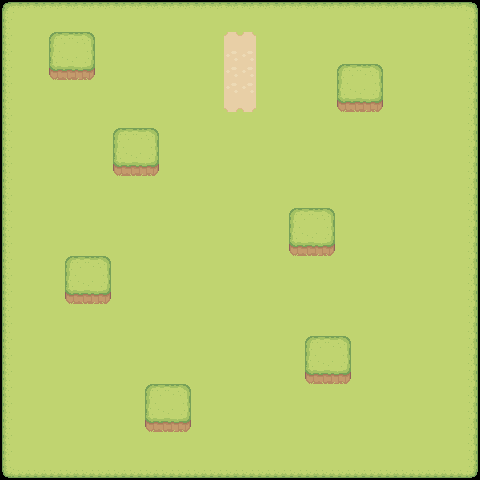

Rendered tile map (Tiled .tmx) drawn with the repository's tilesets; below, a short description and the map source with its tile grids summarised:
An orthogonal 30x30 tile map with 16x16 px tiles, 3 tile layers (GrassLayer, HillsLayer, GardenPlotLayer), 3 tilesets and 10 objects.

<map version="1.8" tiledversion="1.8.0" orientation="orthogonal" renderorder="right-down" width="30" height="30" tilewidth="16" tileheight="16" infinite="0" nextlayerid="5" nextobjectid="15">
 <editorsettings>
  <export target="../public/tiles/main-map.json" format="json" />
 </editorsettings>
 <tileset firstgid="1" name="grass" tilewidth="16" tileheight="16" tilecount="77" columns="11">
  <image source="../public/tiles/grass.png" width="176" height="112" />
 </tileset>
 <tileset firstgid="78" name="hills" tilewidth="16" tileheight="16" tilecount="77" columns="11">
  <image source="../public/tiles/hills.png" width="176" height="112" />
  <tile id="0">
   <properties>
    <property name="collides" type="bool" value="true" />
   </properties>
  </tile>
  <tile id="1">
   <properties>
    <property name="collides" type="bool" value="true" />
   </properties>
  </tile>
  <tile id="2">
   <properties>
    <property name="collides" type="bool" value="true" />
   </properties>
  </tile>
  <tile id="11">
   <properties>
    <property name="collides" type="bool" value="true" />
   </properties>
  </tile>
  <tile id="12">
   <properties>
    <property name="collides" type="bool" value="true" />
   </properties>
  </tile>
  <tile id="13">
   <properties>
    <property name="collides" type="bool" value="true" />
   </properties>
  </tile>
  <tile id="22">
   <properties>
    <property name="collides" type="bool" value="true" />
   </properties>
  </tile>
  <tile id="23">
   <properties>
    <property name="collides" type="bool" value="true" />
   </properties>
  </tile>
  <tile id="24">
   <properties>
    <property name="collides" type="bool" value="true" />
   </properties>
  </tile>
 </tileset>
 <tileset firstgid="155" name="tilled_dirt" tilewidth="16" tileheight="16" tilecount="77" columns="11">
  <image source="../public/tiles/tilled_dirt.png" width="176" height="112" />
  <tile id="8">
   <properties>
    <property name="gardenPlot" type="bool" value="true" />
   </properties>
  </tile>
  <tile id="12">
   <properties>
    <property name="gardenPlot" type="bool" value="true" />
   </properties>
  </tile>
  <tile id="19">
   <properties>
    <property name="gardenPlot" type="bool" value="true" />
   </properties>
  </tile>
  <tile id="30">
   <properties>
    <property name="gardenPlot" type="bool" value="true" />
   </properties>
  </tile>
  <tile id="41">
   <properties>
    <property name="gardenPlot" type="bool" value="true" />
   </properties>
  </tile>
  <tile id="48">
   <properties>
    <property name="gardenPlot" type="bool" value="true" />
   </properties>
  </tile>
  <tile id="49">
   <properties>
    <property name="gardenPlot" type="bool" value="true" />
   </properties>
  </tile>
  <tile id="50">
   <properties>
    <property name="gardenPlot" type="bool" value="true" />
   </properties>
  </tile>
  <tile id="51">
   <properties>
    <property name="gardenPlot" type="bool" value="true" />
   </properties>
  </tile>
  <tile id="55">
   <properties>
    <property name="gardenPlot" type="bool" value="true" />
   </properties>
  </tile>
  <tile id="56">
   <properties>
    <property name="gardenPlot" type="bool" value="true" />
   </properties>
  </tile>
  <tile id="57">
   <properties>
    <property name="gardenPlot" type="bool" value="true" />
   </properties>
  </tile>
  <tile id="66">
   <properties>
    <property name="gardenPlot" type="bool" value="true" />
   </properties>
  </tile>
  <tile id="67">
   <properties>
    <property name="gardenPlot" type="bool" value="true" />
   </properties>
  </tile>
  <tile id="68">
   <properties>
    <property name="gardenPlot" type="bool" value="true" />
   </properties>
  </tile>
 </tileset>
 <layer id="1" name="GrassLayer" width="30" height="30">
  <data>[900 cells, 900 non-empty, 9 distinct tile ids]</data>
 </layer>
 <layer id="2" name="HillsLayer" width="30" height="30">
  <data>[900 cells, 63 non-empty, 9 distinct tile ids]</data>
 </layer>
 <layer id="3" name="GardenPlotLayer" width="30" height="30">
  <data>[900 cells, 10 non-empty, 3 distinct tile ids]</data>
 </layer>
 <objectgroup id="4" name="GardenPlots">
  <object id="4" x="224.195" y="32.1191" width="15.5683" height="15.9559" />
  <object id="6" x="240.125" y="32.0221" width="15.5683" height="15.9559" />
  <object id="7" x="224.307" y="48.2948" width="15.5683" height="15.9559" />
  <object id="8" x="240.125" y="48.2039" width="15.5683" height="15.9559" />
  <object id="9" x="224.125" y="79.9311" width="15.5683" height="15.9559" />
  <object id="10" x="224.307" y="64.2039" width="15.5683" height="15.9559" />
  <object id="11" x="224.216" y="96.113" width="15.5683" height="15.9559" />
  <object id="12" x="240.125" y="64.2948" width="15.5683" height="15.9559" />
  <object id="13" x="240.125" y="80.022" width="15.5683" height="15.9559" />
  <object id="14" x="239.943" y="96.113" width="15.5683" height="15.9559" />
 </objectgroup>
</map>
